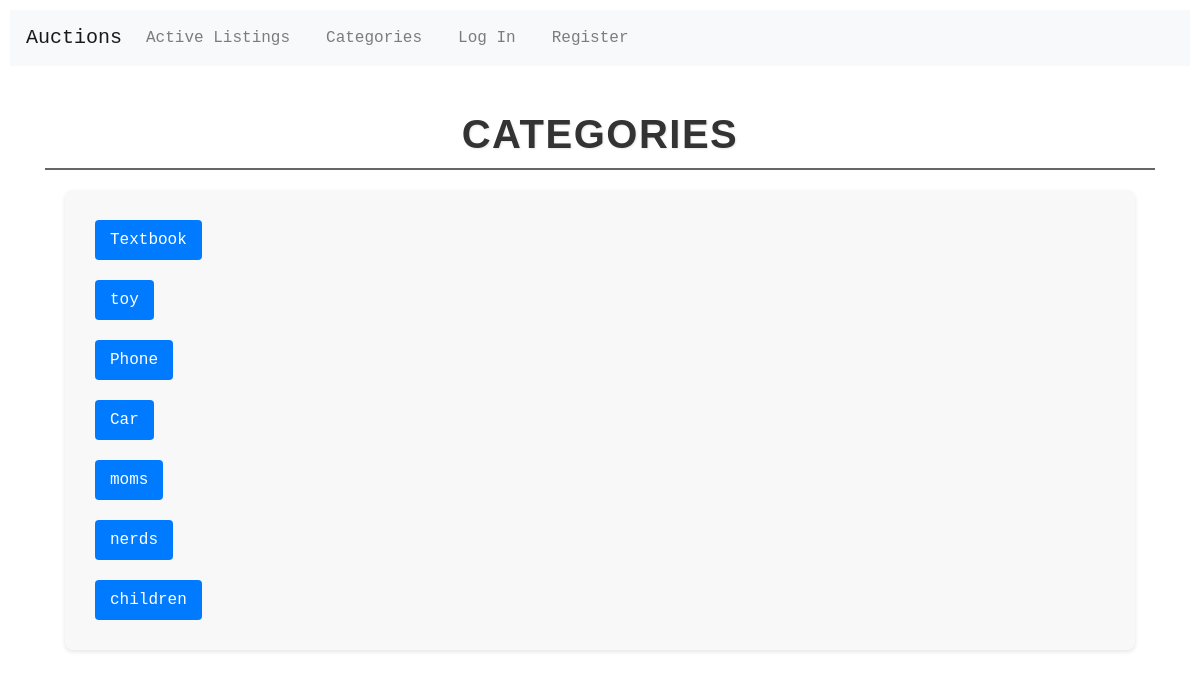
The page /categories on the database its author committed.
### auctions/models.py (models this page shows, shortened)
class Listing(models.Model):
    owner = models.ForeignKey(User, on_delete=models.CASCADE, related_name="listings")
    title = models.CharField(max_length=64)
    description = models.TextField()
    category = models.CharField(max_length=64, blank=True)
    image_url = models.URLField(max_length=200, blank=True)
    start_bid = models.DecimalField(max_digits=10, decimal_places=2)
    current_bid = models.DecimalField(max_digits=10, decimal_places=2, default = 0)
    is_active = models.BooleanField(default=True)
    winner = models.ForeignKey(User, on_delete=models.SET_NULL, null=True, blank=True, related_name="won_listing")

### auctions/views.py (the view)
# urls.py: path("categories", views.categories, name="categories"),
def categories(request):
    categories = Listing.objects.exclude(category__isnull=True).exclude(category='').values_list('category', flat=True).distinct()
    return render(request, "auctions/categories.html", {
        "categories": categories
    })

### auctions/templates/auctions/categories.html
{% extends "auctions/layout.html" %}
{% block body %}
    <h2 class="page-heading">Categories</h2>
    <div class="category-list">
        {% for category in categories %}
            {% if category %}
                <a class="category-link" href="{% url 'category_listings' category %}">{{ category }}</a><br>
            {% endif %}
        {% endfor %}
    </div>
{% endblock %}

### auctions/static/auctions/styles.css (style rules this page uses)
body { padding: 10px; font-family: 'Courier New', Courier, monospace, sans-serif; }
.page-heading { font-family: 'Arial', sans-serif; font-size: 2.5rem; font-weight: 700; color: #333; text-align: center; text-transform: uppercase; text-shadow: 1px 1px 2px rgba(0, 0, 0, 0.1); margin-top: 20px; margin-bottom: 20px; letter-spacing: 1.5px; line-height: 1.2; border-bottom: 2px solid #666; padding-bottom: 10px; }
.category-list { margin: 20px; padding: 20px; background-color: #f8f8f8; border-radius: 8px; box-shadow: 0 2px 4px rgba(0, 0, 0, 0.1); }
.category-link { display: inline-block; margin: 10px; padding: 8px 15px; background-color: #007bff; color: white; text-decoration: none; border-radius: 4px; transition: background-color 0.3s ease; }

### rows shown on the page
Listing: category "Textbook"
Listing: category "toy"
Listing: category "Phone"
Listing: category "Car"
Listing: category "moms"

### other values the page prints
{{ category }} "nerds" "children"
